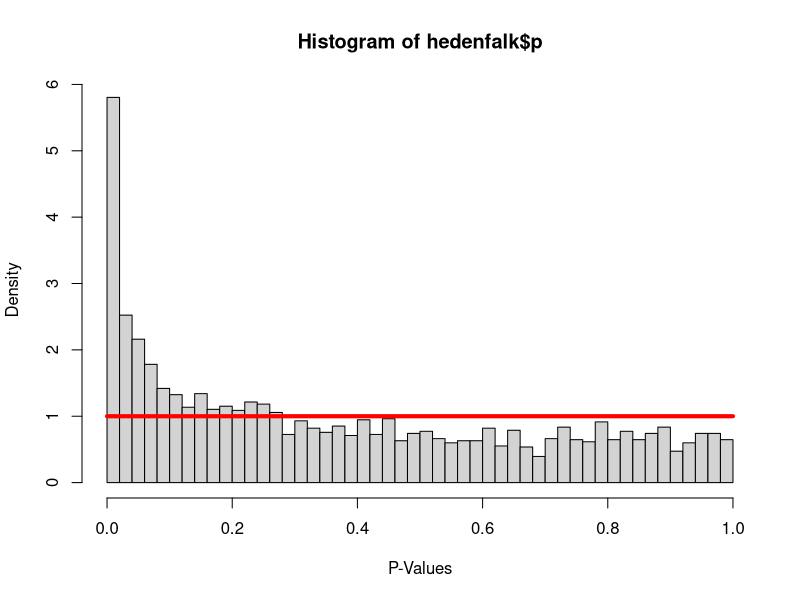
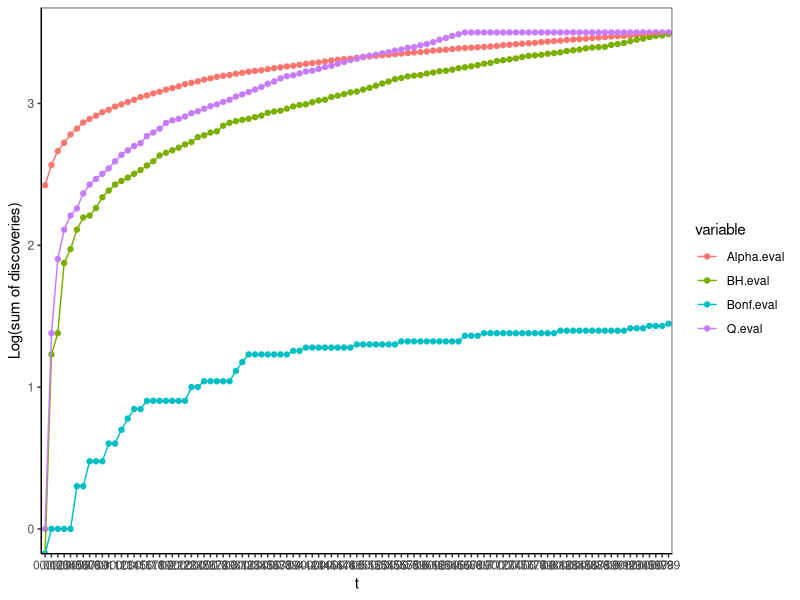
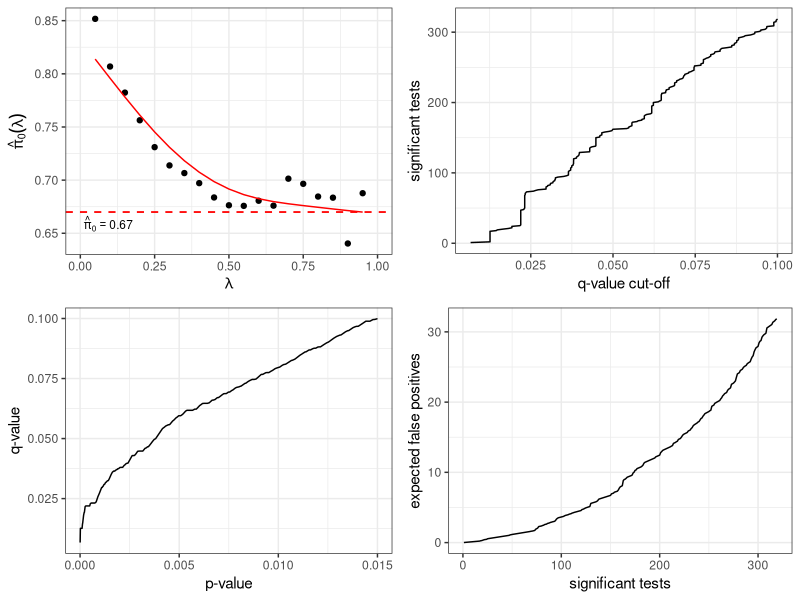

These figures' R source, in order:
## ---- chunk 1
knitr::opts_chunk$set(echo = TRUE)
set.seed(29)
## ---- chunk 2
library(qvalue)
data(hedenfalk)


## Histogram of p-values
hist(hedenfalk$p, prob = T, breaks = 50, xlab = "P-Values")
curve(dunif(x, 0, 1), 0, 1, add = T, col = "red", lwd = 4)
## ---- chunk 3
## Manual estimate 
pval<- hedenfalk$p
lambda <- 0.5 
pi0_man <- sum(pval > lambda)/(length(pval)*lambda)

## Using qvalue package
qval_obj <- qvalue(p = pval)
#summary(qval_obj)
pi0_pkg <- qval_obj$pi0

# Estimates
pi0_man
pi0_pkg
## ---- chunk 4
# how many discoveries when determined the significance threshold by 
# P-value, by Q-value, by BH adjusted P-value or by Bonferroni corrected P-value

pval <- hedenfalk$p

# Threshold seq
t <- seq(0.01, 0.99, 0.01)

# Alpha 
Alpha_func <- function(x) {sum(pval < x)}
Alpha.eval <- sapply(t, Alpha_func)

# BH
BH_func <- function(x) {sum(p.adjust(pval, method = "BH", n = length(pval)) < x)}
BH.eval <- sapply(t, BH_func)

# Bonferroni
Bonf_func <- function(x) {sum(p.adjust(pval, method = "bonferroni", n = length(pval)) < x)}
Bonf.eval <- sapply(t, Bonf_func)

# Q-value
Q.eval_func <- function(x) {sum(qvalue(pval)$qvalues < x)}
Q.eval <- sapply(t, Q.eval_func)

# Combined df
Eval.df <- as.data.frame(cbind(t, Alpha.eval, BH.eval, Bonf.eval, Q.eval))

# Plot of above eval methods
library("reshape")
library("ggplot2")
Eval.df$t <- as.character(Eval.df$t)
Eval.df.trans <- melt(Eval.df, id.vars = "t")
ggplot(Eval.df.trans, aes(x = t, y = log10(value), 
                          group = variable, color = variable)) + 
  geom_point() + 
  geom_line() + 
  xlab("t") +
  ylab("Log(sum of discoveries)") +
  #scale_x_discrete(breaks = seq(0.01, 0.99, by = 0.1), limits=c(0.01, 0.99)) +
  #theme with white background
  theme_bw() +
  #eliminates background, gridlines, and chart border
  theme(
    plot.background = element_blank()
    ,panel.grid.major = element_blank()
    ,panel.grid.minor = element_blank()
  ) +
  #draws x and y axis line
  theme(axis.line = element_line(color = 'black')) 
## ---- chunk 5

# Plotiing qval
pval <- hedenfalk$p
q <- qvalue(pval)
plot(q)

# False discoveries
# How many discoveries you would make if you allowed 20 false discoveries? 
fdr = 20/length(pval)
qval_fdr_1 <- qvalue(pval, fdr.level = fdr)
sum(qval_fdr_1$significant == TRUE)

# What about if you allowed 10% of false discoveries among all discoveries?
qval_fdr_2 <- qvalue(pval, fdr.level = 0.1)
sum(qval_fdr_2$significant == TRUE)
